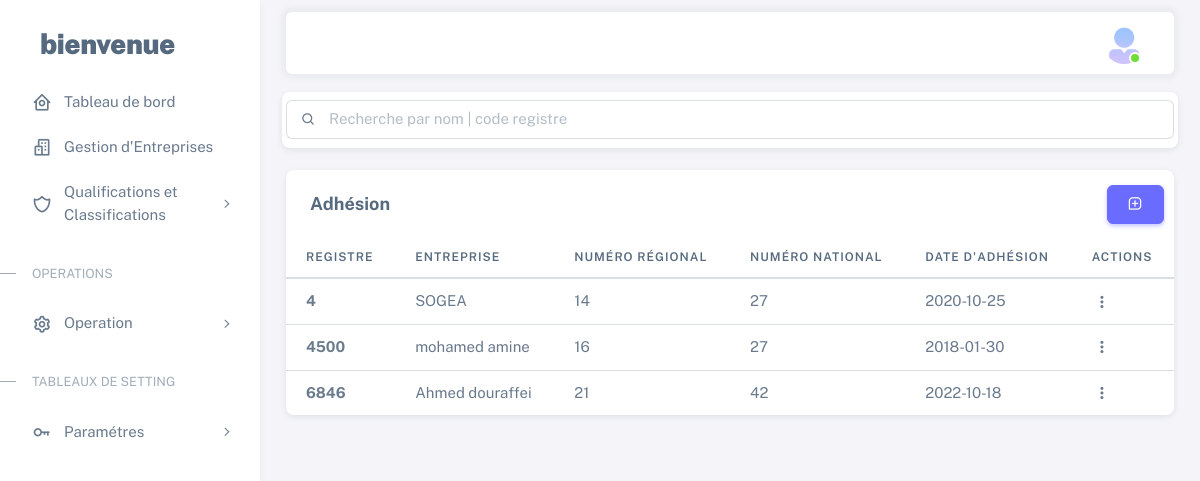
The page /adhesion.php (signed in) on the database its author committed.
### tables this page shows
CREATE TABLE `adhesion` (
  `registre` int(5) NOT NULL,
  `entreprise` varchar(35) NOT NULL,
  `numreg` int(11) DEFAULT NULL,
  `numnat` int(11) NOT NULL,
  `date_ad` date DEFAULT NULL
);

### adhesion.php (the view, shortened to what this page needs)
<?php
include_once('db/connexion.php');
?>
<!DOCTYPE html>
<html lang="en" class="light-style layout-menu-fixed" dir="ltr" data-theme="theme-default" data-assets-path="assets/"
  data-template="vertical-menu-template-free">
<head>
  <link rel="stylesheet" href="assets/vendor/fonts/boxicons.css" />
  <link href='https://unpkg.com/boxicons@2.1.2/css/boxicons.min.css' rel='stylesheet'>
  <link rel="stylesheet" href="assets/vendor/css/core.css" class="template-customizer-core-css" />
  <link rel="stylesheet" href="assets/vendor/css/theme-default.css" class="template-customizer-theme-css" />
  <link rel="stylesheet" href="assets/css/demo.css" />
  <link rel="stylesheet" href="assets/vendor/libs/perfect-scrollbar/perfect-scrollbar.css" />
  <link rel="stylesheet" href="assets/vendor/libs/apex-charts/apex-charts.css" />
</head>
<body>
  <div class="layout-wrapper layout-content-navbar">
    <div class="layout-container">
      <aside id="layout-menu" class="layout-menu menu-vertical menu bg-menu-theme">
        <div class="app-brand demo">
          <a href="dashboard.php" class="app-brand-link">
            <span class="app-brand-text demo menu-text fw-bolder ms-2">bienvenue</span>
          </a>
        </div>
        <ul class="menu-inner py-1">
          <li class="menu-item ">
            <a href="dashboard.php" class="menu-link">
              <i class="menu-icon tf-icons bx bx-home-circle"></i>
              <div data-i18n="Analytics">Tableau de bord</div>
            </a>
          </li>
          <li class="menu-item">
            <a href="Entreprises.php" class="menu-link">
              <i class="menu-icon tf-icons bx bx-buildings"></i>
              <div data-i18n="Basic">Gestion d'Entreprises</div>
            </a>
          </li>
          <li class="menu-item">
                        <a href="javascript:void(0);" class="menu-link menu-toggle">
                            <i class="menu-icon tf-icons bx bx-shield-alt-2"></i>
                            <div data-i18n="Account Settings">Qualifications et Classifications</div>
                        </a>
                    </li>
          <li class="menu-header small text-uppercase">
            <span class="menu-header-text">OPERATIONS</span>
          </li>
          <li class="menu-item">
            <a href="javascript:void(0);" class="menu-link menu-toggle">
              <i class="menu-icon tf-icons bx bx-cog"></i>
              <div data-i18n="Account Settings">Operation</div>
            </a>
          </li>
          <li class="menu-header small text-uppercase"><span class="menu-header-text">Tableaux de setting</span></li>
          <li class="menu-item">
            <a href="javascript:void(0);" class="menu-link menu-toggle">
              <i class="menu-icon tf-icons bx bx-key"></i>
              <div data-i18n="Account Settings">Paramétres</div>
            </a>
          </li>
        </ul>
      </aside>
      <div class="layout-page">
        <nav
          class="layout-navbar container-xxl navbar navbar-expand-xl navbar-detached align-items-center bg-navbar-theme"
          id="layout-navbar">
          <div class="navbar-nav-right d-flex align-items-center" id="navbar-collapse">
            <ul class="navbar-nav flex-row align-items-center ms-auto">
              <li class="nav-item navbar-dropdown dropdown-user dropdown">
                <a class="nav-link dropdown-toggle hide-arrow" href="javascript:void(0);" data-bs-toggle="dropdown">
                  <div class="avatar avatar-online">
                    <img src="assets/img/avatars/55.png" alt class="w-px-40 h-auto rounded-circle" />
                  </div>
                </a>
              </li>
            </ul>
          </div>
        </nav>
        <div class="content-wrapper">
          <div class="container-xxl flex-grow-1 container-p-y">
            <div class="card row g-2">
              <div class="input-group input-group-merge col mb-0" style="margin-bottom: -5px !important;">
                <span class="input-group-text" id="basic-addon-search31"><i class="bx bx-search"></i></span>
                <input id="search" type="text" class="form-control" placeholder="Recherche par nom | code registre"
                  aria-label="Search..." aria-describedby="basic-addon-search31">
              </div>
              <div class="row g-2" style="padding-bottom: calc(var(--bs-gutter-x) * 0.7);">
              </div>
            </div>
            <br>
            <div class="card">
              <div class="row">
                <div class="col-md-6">
                  <h5 class="card-header"> <strong>Adhésion</strong></h5>
                </div>
                <div class="col-md-4 "
                  style="margin-left: auto;text-align-last: right; align-self: center; padding-right: calc(var(--bs-gutter-x) * 0.9);">
                  <button type="button" class="btn btn-primary bx bx-message-square-add" data-bs-toggle="modal"
                    data-bs-target="#modaladd">
                  </button>
                </div>
              </div>
            </div>
          </div>
          <div class="table-responsive text-nowrap">
            <table class="table table-hover">
              <thead>
                <tr>
                  <th>registre</th>
                  <th>Entreprise</th>
                  <th>Numéro régional</th>
                  <th>Numéro national</th>
                  <th>date d'adhésion</th>
                  <th>Actions</th>
                </tr>
              </thead>
              <tbody class="table-border-bottom-0" id="tabledata">
                <?php
                $sql = "SELECT * FROM `adhesion`";
                $query = mysqli_query($conn, $sql);
                if (mysqli_num_rows($query) > 0) {
                  while ($row = mysqli_fetch_assoc($query)) {
                    echo "
                          <tr>
                            <td><strong>" . $row["registre"] . "</strong></td>
                            <td>" . $row["entreprise"] . "</td>
                            <td>" . $row["numreg"] . "</td>
                            <td>" . $row["numnat"] . "</td>
                            <td>" . $row["date_ad"] . "</td>";
                    if ($_COOKIE['type_user'] == 1) {
                      echo "<td>
                              <div class=\"dropdown\">
                                <button type=\"button\" class=\"btn p-0 dropdown-toggle hide-arrow\" data-bs-toggle=\"dropdown\">
                                  <i class=\"bx bx-dots-vertical-rounded\"></i>
                                </button>
                                <div class=\"dropdown-menu\">
                                  <a class=\"dropdown-item\" data-bs-toggle=\"modal\" data-bs-target=\"#modal" . $row["registre"] . "\" href=adhesion.php?id_edhesion=" . $row["registre"] . "><i class=\"bx bx-edit-alt me-1\"></i> Edit</a>
                                  <a class=\"dropdown-item\" href=adhesion.php?id_del=" . $row["registre"] . "><i class=\"bx bx-trash me-1\"></i> Delete</a>
                                </div>
                              </div>
                            </td>
                          </tr>";
                    } else {
                      echo "<td>
                              NULL
                            </td>
                          </tr>";
                    }
                  }
                }
                ?>
              </tbody>
            </table>
          </div>
        </div>
      </div>
    </div>
  </div>
</body>
</html>

### assets/css/demo.css (style rules this page uses)
.menu .app-brand.demo { height: 64px; margin-top: 12px; }
.app-brand-text.demo { font-size: 1.75rem; letter-spacing: -0.5px; text-transform: lowercase; }

### rows shown on the page
adhesion: registre "4", entreprise "SOGEA", numreg "14", numnat "27", date_ad "2020-10-25"
adhesion: registre "4500", entreprise "mohamed amine", numreg "16", numnat "27", date_ad "2018-01-30"
adhesion: registre "6846", entreprise "Ahmed douraffei", numreg "21", numnat "42", date_ad "2022-10-18"
